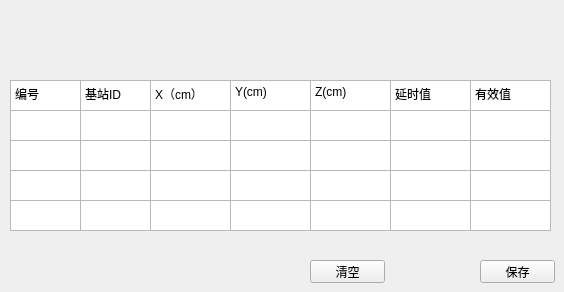
      <widget class="QWidget" name="tab_3">
       <attribute name="title">
        <string>基站坐标</string>
       </attribute>
       <widget class="QWidget" name="verticalLayoutWidget">
        <property name="geometry">
         <rect>
          <x>10</x>
          <y>80</y>
          <width>541</width>
          <height>151</height>
         </rect>
        </property>
        <layout class="QVBoxLayout" name="verticalLayout_4"/>
       </widget>
       <widget class="QTextEdit" name="textEdit_3">
        <property name="geometry">
         <rect>
          <x>10</x>
          <y>80</y>
          <width>71</width>
          <height>31</height>
         </rect>
        </property>
        <property name="html">
         <string>&lt;!DOCTYPE HTML PUBLIC &quot;-//W3C//DTD HTML 4.0//EN&quot; &quot;http://www.w3.org/TR/REC-html40/strict.dtd&quot;&gt;
&lt;html&gt;&lt;head&gt;&lt;meta name=&quot;qrichtext&quot; content=&quot;1&quot; /&gt;&lt;style type=&quot;text/css&quot;&gt;
p, li { white-space: pre-wrap; }
&lt;/style&gt;&lt;/head&gt;&lt;body style=&quot; font-family:'SimSun'; font-size:9pt; font-weight:400; font-style:normal;&quot;&gt;
&lt;p style=&quot; margin-top:0px; margin-bottom:0px; margin-left:0px; margin-right:0px; -qt-block-indent:0; text-indent:0px;&quot;&gt;编号&lt;/p&gt;&lt;/body&gt;&lt;/html&gt;</string>
        </property>
       </widget>
       <widget class="QTextEdit" name="textEdit_4">
        <property name="geometry">
         <rect>
          <x>80</x>
          <y>80</y>
          <width>71</width>
          <height>31</height>
         </rect>
        </property>
        <property name="html">
         <string>&lt;!DOCTYPE HTML PUBLIC &quot;-//W3C//DTD HTML 4.0//EN&quot; &quot;http://www.w3.org/TR/REC-html40/strict.dtd&quot;&gt;
&lt;html&gt;&lt;head&gt;&lt;meta name=&quot;qrichtext&quot; content=&quot;1&quot; /&gt;&lt;style type=&quot;text/css&quot;&gt;
p, li { white-space: pre-wrap; }
&lt;/style&gt;&lt;/head&gt;&lt;body style=&quot; font-family:'SimSun'; font-size:9pt; font-weight:400; font-style:normal;&quot;&gt;
&lt;p style=&quot; margin-top:0px; margin-bottom:0px; margin-left:0px; margin-right:0px; -qt-block-indent:0; text-indent:0px;&quot;&gt;基站ID&lt;/p&gt;&lt;/body&gt;&lt;/html&gt;</string>
        </property>
       </widget>
       <widget class="QTextEdit" name="textEdit_5">
        <property name="geometry">
         <rect>
          <x>150</x>
          <y>80</y>
          <width>81</width>
          <height>31</height>
         </rect>
        </property>
        <property name="html">
         <string>&lt;!DOCTYPE HTML PUBLIC &quot;-//W3C//DTD HTML 4.0//EN&quot; &quot;http://www.w3.org/TR/REC-html40/strict.dtd&quot;&gt;
&lt;html&gt;&lt;head&gt;&lt;meta name=&quot;qrichtext&quot; content=&quot;1&quot; /&gt;&lt;style type=&quot;text/css&quot;&gt;
p, li { white-space: pre-wrap; }
&lt;/style&gt;&lt;/head&gt;&lt;body style=&quot; font-family:'SimSun'; font-size:9pt; font-weight:400; font-style:normal;&quot;&gt;
&lt;p style=&quot; margin-top:0px; margin-bottom:0px; margin-left:0px; margin-right:0px; -qt-block-indent:0; text-indent:0px;&quot;&gt;X（cm）&lt;/p&gt;&lt;/body&gt;&lt;/html&gt;</string>
        </property>
       </widget>
       <widget class="QTextEdit" name="textEdit_6">
        <property name="geometry">
         <rect>
          <x>230</x>
          <y>80</y>
          <width>81</width>
          <height>31</height>
         </rect>
        </property>
        <property name="html">
         <string>&lt;!DOCTYPE HTML PUBLIC &quot;-//W3C//DTD HTML 4.0//EN&quot; &quot;http://www.w3.org/TR/REC-html40/strict.dtd&quot;&gt;
&lt;html&gt;&lt;head&gt;&lt;meta name=&quot;qrichtext&quot; content=&quot;1&quot; /&gt;&lt;style type=&quot;text/css&quot;&gt;
p, li { white-space: pre-wrap; }
&lt;/style&gt;&lt;/head&gt;&lt;body style=&quot; font-family:'SimSun'; font-size:9pt; font-weight:400; font-style:normal;&quot;&gt;
&lt;p style=&quot; margin-top:0px; margin-bottom:0px; margin-left:0px; margin-right:0px; -qt-block-indent:0; text-indent:0px;&quot;&gt;Y(cm)&lt;/p&gt;&lt;/body&gt;&lt;/html&gt;</string>
        </property>
       </widget>
       <widget class="QTextEdit" name="textEdit_7">
        <property name="geometry">
         <rect>
          <x>310</x>
          <y>80</y>
          <width>81</width>
          <height>31</height>
         </rect>
        </property>
        <property name="html">
         <string>&lt;!DOCTYPE HTML PUBLIC &quot;-//W3C//DTD HTML 4.0//EN&quot; &quot;http://www.w3.org/TR/REC-html40/strict.dtd&quot;&gt;
&lt;html&gt;&lt;head&gt;&lt;meta name=&quot;qrichtext&quot; content=&quot;1&quot; /&gt;&lt;style type=&quot;text/css&quot;&gt;
p, li { white-space: pre-wrap; }
&lt;/style&gt;&lt;/head&gt;&lt;body style=&quot; font-family:'SimSun'; font-size:9pt; font-weight:400; font-style:normal;&quot;&gt;
&lt;p style=&quot; margin-top:0px; margin-bottom:0px; margin-left:0px; margin-right:0px; -qt-block-indent:0; text-indent:0px;&quot;&gt;Z(cm)&lt;/p&gt;&lt;/body&gt;&lt;/html&gt;</string>
        </property>
       </widget>
       <widget class="QTextEdit" name="textEdit_8">
        <property name="geometry">
         <rect>
          <x>390</x>
          <y>80</y>
          <width>81</width>
          <height>31</height>
         </rect>
        </property>
        <property name="html">
         <string>&lt;!DOCTYPE HTML PUBLIC &quot;-//W3C//DTD HTML 4.0//EN&quot; &quot;http://www.w3.org/TR/REC-html40/strict.dtd&quot;&gt;
&lt;html&gt;&lt;head&gt;&lt;meta name=&quot;qrichtext&quot; content=&quot;1&quot; /&gt;&lt;style type=&quot;text/css&quot;&gt;
p, li { white-space: pre-wrap; }
&lt;/style&gt;&lt;/head&gt;&lt;body style=&quot; font-family:'SimSun'; font-size:9pt; font-weight:400; font-style:normal;&quot;&gt;
&lt;p style=&quot; margin-top:0px; margin-bottom:0px; margin-left:0px; margin-right:0px; -qt-block-indent:0; text-indent:0px;&quot;&gt;延时值&lt;/p&gt;&lt;/body&gt;&lt;/html&gt;</string>
        </property>
       </widget>
       <widget class="QTextEdit" name="textEdit_9">
        <property name="geometry">
         <rect>
          <x>470</x>
          <y>80</y>
          <width>81</width>
          <height>31</height>
         </rect>
        </property>
        <property name="html">
         <string>&lt;!DOCTYPE HTML PUBLIC &quot;-//W3C//DTD HTML 4.0//EN&quot; &quot;http://www.w3.org/TR/REC-html40/strict.dtd&quot;&gt;
&lt;html&gt;&lt;head&gt;&lt;meta name=&quot;qrichtext&quot; content=&quot;1&quot; /&gt;&lt;style type=&quot;text/css&quot;&gt;
p, li { white-space: pre-wrap; }
&lt;/style&gt;&lt;/head&gt;&lt;body style=&quot; font-family:'SimSun'; font-size:9pt; font-weight:400; font-style:normal;&quot;&gt;
&lt;p style=&quot; margin-top:0px; margin-bottom:0px; margin-left:0px; margin-right:0px; -qt-block-indent:0; text-indent:0px;&quot;&gt;有效值&lt;/p&gt;&lt;/body&gt;&lt;/html&gt;</string>
        </property>
       </widget>
       <widget class="QTextEdit" name="textEdit_10">
        <property name="geometry">
         <rect>
          <x>150</x>
          <y>110</y>
          <width>81</width>
          <height>31</height>
         </rect>
        </property>
        <property name="html">
         <string>&lt;!DOCTYPE HTML PUBLIC &quot;-//W3C//DTD HTML 4.0//EN&quot; &quot;http://www.w3.org/TR/REC-html40/strict.dtd&quot;&gt;
&lt;html&gt;&lt;head&gt;&lt;meta name=&quot;qrichtext&quot; content=&quot;1&quot; /&gt;&lt;style type=&quot;text/css&quot;&gt;
p, li { white-space: pre-wrap; }
&lt;/style&gt;&lt;/head&gt;&lt;body style=&quot; font-family:'SimSun'; font-size:9pt; font-weight:400; font-style:normal;&quot;&gt;
&lt;p style=&quot;-qt-paragraph-type:empty; margin-top:0px; margin-bottom:0px; margin-left:0px; margin-right:0px; -qt-block-indent:0; text-indent:0px;&quot;&gt;&lt;br /&gt;&lt;/p&gt;&lt;/body&gt;&lt;/html&gt;</string>
        </property>
       </widget>
       <widget class="QTextEdit" name="textEdit_11">
        <property name="geometry">
         <rect>
          <x>230</x>
          <y>110</y>
          <width>81</width>
          <height>31</height>
         </rect>
        </property>
        <property name="html">
         <string>&lt;!DOCTYPE HTML PUBLIC &quot;-//W3C//DTD HTML 4.0//EN&quot; &quot;http://www.w3.org/TR/REC-html40/strict.dtd&quot;&gt;
&lt;html&gt;&lt;head&gt;&lt;meta name=&quot;qrichtext&quot; content=&quot;1&quot; /&gt;&lt;style type=&quot;text/css&quot;&gt;
p, li { white-space: pre-wrap; }
&lt;/style&gt;&lt;/head&gt;&lt;body style=&quot; font-family:'SimSun'; font-size:9pt; font-weight:400; font-style:normal;&quot;&gt;
&lt;p style=&quot;-qt-paragraph-type:empty; margin-top:0px; margin-bottom:0px; margin-left:0px; margin-right:0px; -qt-block-indent:0; text-indent:0px;&quot;&gt;&lt;br /&gt;&lt;/p&gt;&lt;/body&gt;&lt;/html&gt;</string>
        </property>
       </widget>
       <widget class="QTextEdit" name="textEdit_12">
        <property name="geometry">
         <rect>
          <x>310</x>
          <y>110</y>
          <width>81</width>
          <height>31</height>
         </rect>
        </property>
        <property name="html">
         <string>&lt;!DOCTYPE HTML PUBLIC &quot;-//W3C//DTD HTML 4.0//EN&quot; &quot;http://www.w3.org/TR/REC-html40/strict.dtd&quot;&gt;
&lt;html&gt;&lt;head&gt;&lt;meta name=&quot;qrichtext&quot; content=&quot;1&quot; /&gt;&lt;style type=&quot;text/css&quot;&gt;
p, li { white-space: pre-wrap; }
&lt;/style&gt;&lt;/head&gt;&lt;body style=&quot; font-family:'SimSun'; font-size:9pt; font-weight:400; font-style:normal;&quot;&gt;
&lt;p style=&quot;-qt-paragraph-type:empty; margin-top:0px; margin-bottom:0px; margin-left:0px; margin-right:0px; -qt-block-indent:0; text-indent:0px;&quot;&gt;&lt;br /&gt;&lt;/p&gt;&lt;/body&gt;&lt;/html&gt;</string>
        </property>
       </widget>
       <widget class="QTextEdit" name="textEdit_13">
        <property name="geometry">
         <rect>
          <x>390</x>
          <y>110</y>
          <width>81</width>
          <height>31</height>
         </rect>
        </property>
        <property name="html">
         <string>&lt;!DOCTYPE HTML PUBLIC &quot;-//W3C//DTD HTML 4.0//EN&quot; &quot;http://www.w3.org/TR/REC-html40/strict.dtd&quot;&gt;
&lt;html&gt;&lt;head&gt;&lt;meta name=&quot;qrichtext&quot; content=&quot;1&quot; /&gt;&lt;style type=&quot;text/css&quot;&gt;
p, li { white-space: pre-wrap; }
&lt;/style&gt;&lt;/head&gt;&lt;body style=&quot; font-family:'SimSun'; font-size:9pt; font-weight:400; font-style:normal;&quot;&gt;
&lt;p style=&quot;-qt-paragraph-type:empty; margin-top:0px; margin-bottom:0px; margin-left:0px; margin-right:0px; -qt-block-indent:0; text-indent:0px;&quot;&gt;&lt;br /&gt;&lt;/p&gt;&lt;/body&gt;&lt;/html&gt;</string>
        </property>
       </widget>
       <widget class="QTextEdit" name="textEdit_14">
        <property name="geometry">
         <rect>
          <x>470</x>
          <y>110</y>
          <width>81</width>
          <height>31</height>
         </rect>
        </property>
        <property name="html">
         <string>&lt;!DOCTYPE HTML PUBLIC &quot;-//W3C//DTD HTML 4.0//EN&quot; &quot;http://www.w3.org/TR/REC-html40/strict.dtd&quot;&gt;
&lt;html&gt;&lt;head&gt;&lt;meta name=&quot;qrichtext&quot; content=&quot;1&quot; /&gt;&lt;style type=&quot;text/css&quot;&gt;
p, li { white-space: pre-wrap; }
&lt;/style&gt;&lt;/head&gt;&lt;body style=&quot; font-family:'SimSun'; font-size:9pt; font-weight:400; font-style:normal;&quot;&gt;
&lt;p style=&quot;-qt-paragraph-type:empty; margin-top:0px; margin-bottom:0px; margin-left:0px; margin-right:0px; -qt-block-indent:0; text-indent:0px;&quot;&gt;&lt;br /&gt;&lt;/p&gt;&lt;/body&gt;&lt;/html&gt;</string>
        </property>
       </widget>
       <widget class="QTextEdit" name="textEdit_15">
        <property name="geometry">
         <rect>
          <x>150</x>
          <y>140</y>
          <width>81</width>
          <height>31</height>
         </rect>
        </property>
        <property name="html">
         <string>&lt;!DOCTYPE HTML PUBLIC &quot;-//W3C//DTD HTML 4.0//EN&quot; &quot;http://www.w3.org/TR/REC-html40/strict.dtd&quot;&gt;
&lt;html&gt;&lt;head&gt;&lt;meta name=&quot;qrichtext&quot; content=&quot;1&quot; /&gt;&lt;style type=&quot;text/css&quot;&gt;
p, li { white-space: pre-wrap; }
&lt;/style&gt;&lt;/head&gt;&lt;body style=&quot; font-family:'SimSun'; font-size:9pt; font-weight:400; font-style:normal;&quot;&gt;
&lt;p style=&quot;-qt-paragraph-type:empty; margin-top:0px; margin-bottom:0px; margin-left:0px; margin-right:0px; -qt-block-indent:0; text-indent:0px;&quot;&gt;&lt;br /&gt;&lt;/p&gt;&lt;/body&gt;&lt;/html&gt;</string>
        </property>
       </widget>
       <widget class="QTextEdit" name="textEdit_16">
        <property name="geometry">
         <rect>
          <x>230</x>
          <y>140</y>
          <width>81</width>
          <height>31</height>
         </rect>
        </property>
        <property name="html">
         <string>&lt;!DOCTYPE HTML PUBLIC &quot;-//W3C//DTD HTML 4.0//EN&quot; &quot;http://www.w3.org/TR/REC-html40/strict.dtd&quot;&gt;
&lt;html&gt;&lt;head&gt;&lt;meta name=&quot;qrichtext&quot; content=&quot;1&quot; /&gt;&lt;style type=&quot;text/css&quot;&gt;
p, li { white-space: pre-wrap; }
&lt;/style&gt;&lt;/head&gt;&lt;body style=&quot; font-family:'SimSun'; font-size:9pt; font-weight:400; font-style:normal;&quot;&gt;
&lt;p style=&quot;-qt-paragraph-type:empty; margin-top:0px; margin-bottom:0px; margin-left:0px; margin-right:0px; -qt-block-indent:0; text-indent:0px;&quot;&gt;&lt;br /&gt;&lt;/p&gt;&lt;/body&gt;&lt;/html&gt;</string>
        </property>
       </widget>
       <widget class="QTextEdit" name="textEdit_17">
        <property name="geometry">
         <rect>
          <x>310</x>
          <y>140</y>
          <width>81</width>
          <height>31</height>
         </rect>
        </property>
        <property name="html">
         <string>&lt;!DOCTYPE HTML PUBLIC &quot;-//W3C//DTD HTML 4.0//EN&quot; &quot;http://www.w3.org/TR/REC-html40/strict.dtd&quot;&gt;
&lt;html&gt;&lt;head&gt;&lt;meta name=&quot;qrichtext&quot; content=&quot;1&quot; /&gt;&lt;style type=&quot;text/css&quot;&gt;
p, li { white-space: pre-wrap; }
&lt;/style&gt;&lt;/head&gt;&lt;body style=&quot; font-family:'SimSun'; font-size:9pt; font-weight:400; font-style:normal;&quot;&gt;
&lt;p style=&quot;-qt-paragraph-type:empty; margin-top:0px; margin-bottom:0px; margin-left:0px; margin-right:0px; -qt-block-indent:0; text-indent:0px;&quot;&gt;&lt;br /&gt;&lt;/p&gt;&lt;/body&gt;&lt;/html&gt;</string>
        </property>
       </widget>
       <widget class="QTextEdit" name="textEdit_18">
        <property name="geometry">
         <rect>
          <x>390</x>
          <y>140</y>
          <width>81</width>
          <height>31</height>
         </rect>
        </property>
        <property name="html">
         <string>&lt;!DOCTYPE HTML PUBLIC &quot;-//W3C//DTD HTML 4.0//EN&quot; &quot;http://www.w3.org/TR/REC-html40/strict.dtd&quot;&gt;
&lt;html&gt;&lt;head&gt;&lt;meta name=&quot;qrichtext&quot; content=&quot;1&quot; /&gt;&lt;style type=&quot;text/css&quot;&gt;
p, li { white-space: pre-wrap; }
&lt;/style&gt;&lt;/head&gt;&lt;body style=&quot; font-family:'SimSun'; font-size:9pt; font-weight:400; font-style:normal;&quot;&gt;
&lt;p style=&quot;-qt-paragraph-type:empty; margin-top:0px; margin-bottom:0px; margin-left:0px; margin-right:0px; -qt-block-indent:0; text-indent:0px;&quot;&gt;&lt;br /&gt;&lt;/p&gt;&lt;/body&gt;&lt;/html&gt;</string>
        </property>
       </widget>
       <widget class="QTextEdit" name="textEdit_19">
        <property name="geometry">
         <rect>
          <x>470</x>
          <y>140</y>
          <width>81</width>
          <height>31</height>
         </rect>
        </property>
        <property name="html">
         <string>&lt;!DOCTYPE HTML PUBLIC &quot;-//W3C//DTD HTML 4.0//EN&quot; &quot;http://www.w3.org/TR/REC-html40/strict.dtd&quot;&gt;
&lt;html&gt;&lt;head&gt;&lt;meta name=&quot;qrichtext&quot; content=&quot;1&quot; /&gt;&lt;style type=&quot;text/css&quot;&gt;
p, li { white-space: pre-wrap; }
&lt;/style&gt;&lt;/head&gt;&lt;body style=&quot; font-family:'SimSun'; font-size:9pt; font-weight:400; font-style:normal;&quot;&gt;
&lt;p style=&quot;-qt-paragraph-type:empty; margin-top:0px; margin-bottom:0px; margin-left:0px; margin-right:0px; -qt-block-indent:0; text-indent:0px;&quot;&gt;&lt;br /&gt;&lt;/p&gt;&lt;/body&gt;&lt;/html&gt;</string>
        </property>
       </widget>
       <widget class="QTextEdit" name="textEdit_20">
        <property name="geometry">
         <rect>
          <x>150</x>
          <y>170</y>
          <width>81</width>
          <height>31</height>
         </rect>
        </property>
        <property name="html">
         <string>&lt;!DOCTYPE HTML PUBLIC &quot;-//W3C//DTD HTML 4.0//EN&quot; &quot;http://www.w3.org/TR/REC-html40/strict.dtd&quot;&gt;
&lt;html&gt;&lt;head&gt;&lt;meta name=&quot;qrichtext&quot; content=&quot;1&quot; /&gt;&lt;style type=&quot;text/css&quot;&gt;
p, li { white-space: pre-wrap; }
&lt;/style&gt;&lt;/head&gt;&lt;body style=&quot; font-family:'SimSun'; font-size:9pt; font-weight:400; font-style:normal;&quot;&gt;
&lt;p style=&quot;-qt-paragraph-type:empty; margin-top:0px; margin-bottom:0px; margin-left:0px; margin-right:0px; -qt-block-indent:0; text-indent:0px;&quot;&gt;&lt;br /&gt;&lt;/p&gt;&lt;/body&gt;&lt;/html&gt;</string>
        </property>
       </widget>
       <widget class="QTextEdit" name="textEdit_21">
        <property name="geometry">
         <rect>
          <x>230</x>
          <y>170</y>
          <width>81</width>
          <height>31</height>
         </rect>
        </property>
        <property name="html">
         <string>&lt;!DOCTYPE HTML PUBLIC &quot;-//W3C//DTD HTML 4.0//EN&quot; &quot;http://www.w3.org/TR/REC-html40/strict.dtd&quot;&gt;
&lt;html&gt;&lt;head&gt;&lt;meta name=&quot;qrichtext&quot; content=&quot;1&quot; /&gt;&lt;style type=&quot;text/css&quot;&gt;
p, li { white-space: pre-wrap; }
&lt;/style&gt;&lt;/head&gt;&lt;body style=&quot; font-family:'SimSun'; font-size:9pt; font-weight:400; font-style:normal;&quot;&gt;
&lt;p style=&quot;-qt-paragraph-type:empty; margin-top:0px; margin-bottom:0px; margin-left:0px; margin-right:0px; -qt-block-indent:0; text-indent:0px;&quot;&gt;&lt;br /&gt;&lt;/p&gt;&lt;/body&gt;&lt;/html&gt;</string>
        </property>
       </widget>
       <widget class="QTextEdit" name="textEdit_22">
        <property name="geometry">
         <rect>
          <x>310</x>
          <y>170</y>
          <width>81</width>
          <height>31</height>
         </rect>
        </property>
        <property name="html">
         <string>&lt;!DOCTYPE HTML PUBLIC &quot;-//W3C//DTD HTML 4.0//EN&quot; &quot;http://www.w3.org/TR/REC-html40/strict.dtd&quot;&gt;
&lt;html&gt;&lt;head&gt;&lt;meta name=&quot;qrichtext&quot; content=&quot;1&quot; /&gt;&lt;style type=&quot;text/css&quot;&gt;
p, li { white-space: pre-wrap; }
&lt;/style&gt;&lt;/head&gt;&lt;body style=&quot; font-family:'SimSun'; font-size:9pt; font-weight:400; font-style:normal;&quot;&gt;
&lt;p style=&quot;-qt-paragraph-type:empty; margin-top:0px; margin-bottom:0px; margin-left:0px; margin-right:0px; -qt-block-indent:0; text-indent:0px;&quot;&gt;&lt;br /&gt;&lt;/p&gt;&lt;/body&gt;&lt;/html&gt;</string>
        </property>
       </widget>
       <widget class="QTextEdit" name="textEdit_23">
        <property name="geometry">
         <rect>
          <x>390</x>
          <y>170</y>
          <width>81</width>
          <height>31</height>
         </rect>
        </property>
        <property name="html">
         <string>&lt;!DOCTYPE HTML PUBLIC &quot;-//W3C//DTD HTML 4.0//EN&quot; &quot;http://www.w3.org/TR/REC-html40/strict.dtd&quot;&gt;
&lt;html&gt;&lt;head&gt;&lt;meta name=&quot;qrichtext&quot; content=&quot;1&quot; /&gt;&lt;style type=&quot;text/css&quot;&gt;
p, li { white-space: pre-wrap; }
&lt;/style&gt;&lt;/head&gt;&lt;body style=&quot; font-family:'SimSun'; font-size:9pt; font-weight:400; font-style:normal;&quot;&gt;
&lt;p style=&quot;-qt-paragraph-type:empty; margin-top:0px; margin-bottom:0px; margin-left:0px; margin-right:0px; -qt-block-indent:0; text-indent:0px;&quot;&gt;&lt;br /&gt;&lt;/p&gt;&lt;/body&gt;&lt;/html&gt;</string>
        </property>
       </widget>
       <widget class="QTextEdit" name="textEdit_24">
        <property name="geometry">
         <rect>
          <x>470</x>
          <y>170</y>
          <width>81</width>
          <height>31</height>
         </rect>
        </property>
        <property name="html">
         <string>&lt;!DOCTYPE HTML PUBLIC &quot;-//W3C//DTD HTML 4.0//EN&quot; &quot;http://www.w3.org/TR/REC-html40/strict.dtd&quot;&gt;
&lt;html&gt;&lt;head&gt;&lt;meta name=&quot;qrichtext&quot; content=&quot;1&quot; /&gt;&lt;style type=&quot;text/css&quot;&gt;
p, li { white-space: pre-wrap; }
&lt;/style&gt;&lt;/head&gt;&lt;body style=&quot; font-family:'SimSun'; font-size:9pt; font-weight:400; font-style:normal;&quot;&gt;
&lt;p style=&quot;-qt-paragraph-type:empty; margin-top:0px; margin-bottom:0px; margin-left:0px; margin-right:0px; -qt-block-indent:0; text-indent:0px;&quot;&gt;&lt;br /&gt;&lt;/p&gt;&lt;/body&gt;&lt;/html&gt;</string>
        </property>
       </widget>
       <widget class="QTextEdit" name="textEdit_25">
        <property name="geometry">
         <rect>
          <x>150</x>
          <y>200</y>
          <width>81</width>
          <height>31</height>
         </rect>
        </property>
        <property name="html">
         <string>&lt;!DOCTYPE HTML PUBLIC &quot;-//W3C//DTD HTML 4.0//EN&quot; &quot;http://www.w3.org/TR/REC-html40/strict.dtd&quot;&gt;
&lt;html&gt;&lt;head&gt;&lt;meta name=&quot;qrichtext&quot; content=&quot;1&quot; /&gt;&lt;style type=&quot;text/css&quot;&gt;
p, li { white-space: pre-wrap; }
&lt;/style&gt;&lt;/head&gt;&lt;body style=&quot; font-family:'SimSun'; font-size:9pt; font-weight:400; font-style:normal;&quot;&gt;
&lt;p style=&quot;-qt-paragraph-type:empty; margin-top:0px; margin-bottom:0px; margin-left:0px; margin-right:0px; -qt-block-indent:0; text-indent:0px;&quot;&gt;&lt;br /&gt;&lt;/p&gt;&lt;/body&gt;&lt;/html&gt;</string>
        </property>
       </widget>
       <widget class="QTextEdit" name="textEdit_26">
        <property name="geometry">
         <rect>
          <x>230</x>
          <y>200</y>
          <width>81</width>
          <height>31</height>
         </rect>
        </property>
        <property name="html">
         <string>&lt;!DOCTYPE HTML PUBLIC &quot;-//W3C//DTD HTML 4.0//EN&quot; &quot;http://www.w3.org/TR/REC-html40/strict.dtd&quot;&gt;
&lt;html&gt;&lt;head&gt;&lt;meta name=&quot;qrichtext&quot; content=&quot;1&quot; /&gt;&lt;style type=&quot;text/css&quot;&gt;
p, li { white-space: pre-wrap; }
&lt;/style&gt;&lt;/head&gt;&lt;body style=&quot; font-family:'SimSun'; font-size:9pt; font-weight:400; font-style:normal;&quot;&gt;
&lt;p style=&quot;-qt-paragraph-type:empty; margin-top:0px; margin-bottom:0px; margin-left:0px; margin-right:0px; -qt-block-indent:0; text-indent:0px;&quot;&gt;&lt;br /&gt;&lt;/p&gt;&lt;/body&gt;&lt;/html&gt;</string>
        </property>
       </widget>
       <widget class="QTextEdit" name="textEdit_27">
        <property name="geometry">
         <rect>
          <x>310</x>
          <y>200</y>
          <width>81</width>
          <height>31</height>
         </rect>
        </property>
        <property name="html">
         <string>&lt;!DOCTYPE HTML PUBLIC &quot;-//W3C//DTD HTML 4.0//EN&quot; &quot;http://www.w3.org/TR/REC-html40/strict.dtd&quot;&gt;
&lt;html&gt;&lt;head&gt;&lt;meta name=&quot;qrichtext&quot; content=&quot;1&quot; /&gt;&lt;style type=&quot;text/css&quot;&gt;
p, li { white-space: pre-wrap; }
&lt;/style&gt;&lt;/head&gt;&lt;body style=&quot; font-family:'SimSun'; font-size:9pt; font-weight:400; font-style:normal;&quot;&gt;
&lt;p style=&quot;-qt-paragraph-type:empty; margin-top:0px; margin-bottom:0px; margin-left:0px; margin-right:0px; -qt-block-indent:0; text-indent:0px;&quot;&gt;&lt;br /&gt;&lt;/p&gt;&lt;/body&gt;&lt;/html&gt;</string>
        </property>
       </widget>
       <widget class="QTextEdit" name="textEdit_28">
        <property name="geometry">
         <rect>
          <x>390</x>
          <y>200</y>
          <width>81</width>
          <height>31</height>
         </rect>
        </property>
        <property name="html">
         <string>&lt;!DOCTYPE HTML PUBLIC &quot;-//W3C//DTD HTML 4.0//EN&quot; &quot;http://www.w3.org/TR/REC-html40/strict.dtd&quot;&gt;
&lt;html&gt;&lt;head&gt;&lt;meta name=&quot;qrichtext&quot; content=&quot;1&quot; /&gt;&lt;style type=&quot;text/css&quot;&gt;
p, li { white-space: pre-wrap; }
&lt;/style&gt;&lt;/head&gt;&lt;body style=&quot; font-family:'SimSun'; font-size:9pt; font-weight:400; font-style:normal;&quot;&gt;
&lt;p style=&quot;-qt-paragraph-type:empty; margin-top:0px; margin-bottom:0px; margin-left:0px; margin-right:0px; -qt-block-indent:0; text-indent:0px;&quot;&gt;&lt;br /&gt;&lt;/p&gt;&lt;/body&gt;&lt;/html&gt;</string>
        </property>
       </widget>
       <widget class="QTextEdit" name="textEdit_29">
        <property name="geometry">
         <rect>
          <x>470</x>
          <y>200</y>
          <width>81</width>
          <height>31</height>
         </rect>
        </property>
        <property name="html">
         <string>&lt;!DOCTYPE HTML PUBLIC &quot;-//W3C//DTD HTML 4.0//EN&quot; &quot;http://www.w3.org/TR/REC-html40/strict.dtd&quot;&gt;
&lt;html&gt;&lt;head&gt;&lt;meta name=&quot;qrichtext&quot; content=&quot;1&quot; /&gt;&lt;style type=&quot;text/css&quot;&gt;
p, li { white-space: pre-wrap; }
&lt;/style&gt;&lt;/head&gt;&lt;body style=&quot; font-family:'SimSun'; font-size:9pt; font-weight:400; font-style:normal;&quot;&gt;
&lt;p style=&quot;-qt-paragraph-type:empty; margin-top:0px; margin-bottom:0px; margin-left:0px; margin-right:0px; -qt-block-indent:0; text-indent:0px;&quot;&gt;&lt;br /&gt;&lt;/p&gt;&lt;/body&gt;&lt;/html&gt;</string>
        </property>
       </widget>
       <widget class="QTextEdit" name="textEdit_30">
        <property name="geometry">
         <rect>
          <x>80</x>
          <y>110</y>
          <width>71</width>
          <height>31</height>
         </rect>
        </property>
        <property name="html">
         <string>&lt;!DOCTYPE HTML PUBLIC &quot;-//W3C//DTD HTML 4.0//EN&quot; &quot;http://www.w3.org/TR/REC-html40/strict.dtd&quot;&gt;
&lt;html&gt;&lt;head&gt;&lt;meta name=&quot;qrichtext&quot; content=&quot;1&quot; /&gt;&lt;style type=&quot;text/css&quot;&gt;
p, li { white-space: pre-wrap; }
&lt;/style&gt;&lt;/head&gt;&lt;body style=&quot; font-family:'SimSun'; font-size:9pt; font-weight:400; font-style:normal;&quot;&gt;
&lt;p style=&quot;-qt-paragraph-type:empty; margin-top:0px; margin-bottom:0px; margin-left:0px; margin-right:0px; -qt-block-indent:0; text-indent:0px;&quot;&gt;&lt;br /&gt;&lt;/p&gt;&lt;/body&gt;&lt;/html&gt;</string>
        </property>
       </widget>
       <widget class="QTextEdit" name="textEdit_31">
        <property name="geometry">
         <rect>
          <x>80</x>
          <y>140</y>
          <width>71</width>
          <height>31</height>
         </rect>
        </property>
        <property name="html">
         <string>&lt;!DOCTYPE HTML PUBLIC &quot;-//W3C//DTD HTML 4.0//EN&quot; &quot;http://www.w3.org/TR/REC-html40/strict.dtd&quot;&gt;
&lt;html&gt;&lt;head&gt;&lt;meta name=&quot;qrichtext&quot; content=&quot;1&quot; /&gt;&lt;style type=&quot;text/css&quot;&gt;
p, li { white-space: pre-wrap; }
&lt;/style&gt;&lt;/head&gt;&lt;body style=&quot; font-family:'SimSun'; font-size:9pt; font-weight:400; font-style:normal;&quot;&gt;
&lt;p style=&quot;-qt-paragraph-type:empty; margin-top:0px; margin-bottom:0px; margin-left:0px; margin-right:0px; -qt-block-indent:0; text-indent:0px;&quot;&gt;&lt;br /&gt;&lt;/p&gt;&lt;/body&gt;&lt;/html&gt;</string>
        </property>
       </widget>
       <widget class="QTextEdit" name="textEdit_32">
        <property name="geometry">
         <rect>
          <x>80</x>
          <y>170</y>
          <width>71</width>
          <height>31</height>
         </rect>
        </property>
        <property name="html">
         <string>&lt;!DOCTYPE HTML PUBLIC &quot;-//W3C//DTD HTML 4.0//EN&quot; &quot;http://www.w3.org/TR/REC-html40/strict.dtd&quot;&gt;
&lt;html&gt;&lt;head&gt;&lt;meta name=&quot;qrichtext&quot; content=&quot;1&quot; /&gt;&lt;style type=&quot;text/css&quot;&gt;
p, li { white-space: pre-wrap; }
&lt;/style&gt;&lt;/head&gt;&lt;body style=&quot; font-family:'SimSun'; font-size:9pt; font-weight:400; font-style:normal;&quot;&gt;
&lt;p style=&quot;-qt-paragraph-type:empty; margin-top:0px; margin-bottom:0px; margin-left:0px; margin-right:0px; -qt-block-indent:0; text-indent:0px;&quot;&gt;&lt;br /&gt;&lt;/p&gt;&lt;/body&gt;&lt;/html&gt;</string>
        </property>
       </widget>
       <widget class="QTextEdit" name="textEdit_33">
        <property name="geometry">
         <rect>
          <x>80</x>
          <y>200</y>
          <width>71</width>
          <height>31</height>
         </rect>
        </property>
        <property name="html">
         <string>&lt;!DOCTYPE HTML PUBLIC &quot;-//W3C//DTD HTML 4.0//EN&quot; &quot;http://www.w3.org/TR/REC-html40/strict.dtd&quot;&gt;
&lt;html&gt;&lt;head&gt;&lt;meta name=&quot;qrichtext&quot; content=&quot;1&quot; /&gt;&lt;style type=&quot;text/css&quot;&gt;
p, li { white-space: pre-wrap; }
&lt;/style&gt;&lt;/head&gt;&lt;body style=&quot; font-family:'SimSun'; font-size:9pt; font-weight:400; font-style:normal;&quot;&gt;
&lt;p style=&quot;-qt-paragraph-type:empty; margin-top:0px; margin-bottom:0px; margin-left:0px; margin-right:0px; -qt-block-indent:0; text-indent:0px;&quot;&gt;&lt;br /&gt;&lt;/p&gt;&lt;/body&gt;&lt;/html&gt;</string>
        </property>
       </widget>
       <widget class="QTextEdit" name="textEdit_34">
        <property name="geometry">
         <rect>
          <x>10</x>
          <y>110</y>
          <width>71</width>
          <height>31</height>
         </rect>
        </property>
        <property name="html">
         <string>&lt;!DOCTYPE HTML PUBLIC &quot;-//W3C//DTD HTML 4.0//EN&quot; &quot;http://www.w3.org/TR/REC-html40/strict.dtd&quot;&gt;
&lt;html&gt;&lt;head&gt;&lt;meta name=&quot;qrichtext&quot; content=&quot;1&quot; /&gt;&lt;style type=&quot;text/css&quot;&gt;
p, li { white-space: pre-wrap; }
&lt;/style&gt;&lt;/head&gt;&lt;body style=&quot; font-family:'SimSun'; font-size:9pt; font-weight:400; font-style:normal;&quot;&gt;
&lt;p style=&quot;-qt-paragraph-type:empty; margin-top:0px; margin-bottom:0px; margin-left:0px; margin-right:0px; -qt-block-indent:0; text-indent:0px;&quot;&gt;&lt;br /&gt;&lt;/p&gt;&lt;/body&gt;&lt;/html&gt;</string>
        </property>
       </widget>
       <widget class="QTextEdit" name="textEdit_35">
        <property name="geometry">
         <rect>
          <x>10</x>
          <y>140</y>
          <width>71</width>
          <height>31</height>
         </rect>
        </property>
        <property name="html">
         <string>&lt;!DOCTYPE HTML PUBLIC &quot;-//W3C//DTD HTML 4.0//EN&quot; &quot;http://www.w3.org/TR/REC-html40/strict.dtd&quot;&gt;
&lt;html&gt;&lt;head&gt;&lt;meta name=&quot;qrichtext&quot; content=&quot;1&quot; /&gt;&lt;style type=&quot;text/css&quot;&gt;
p, li { white-space: pre-wrap; }
&lt;/style&gt;&lt;/head&gt;&lt;body style=&quot; font-family:'SimSun'; font-size:9pt; font-weight:400; font-style:normal;&quot;&gt;
&lt;p style=&quot;-qt-paragraph-type:empty; margin-top:0px; margin-bottom:0px; margin-left:0px; margin-right:0px; -qt-block-indent:0; text-indent:0px;&quot;&gt;&lt;br /&gt;&lt;/p&gt;&lt;/body&gt;&lt;/html&gt;</string>
        </property>
       </widget>
       <widget class="QTextEdit" name="textEdit_36">
        <property name="geometry">
         <rect>
          <x>10</x>
          <y>170</y>
          <width>71</width>
          <height>31</height>
         </rect>
        </property>
        <property name="html">
         <string>&lt;!DOCTYPE HTML PUBLIC &quot;-//W3C//DTD HTML 4.0//EN&quot; &quot;http://www.w3.org/TR/REC-html40/strict.dtd&quot;&gt;
&lt;html&gt;&lt;head&gt;&lt;meta name=&quot;qrichtext&quot; content=&quot;1&quot; /&gt;&lt;style type=&quot;text/css&quot;&gt;
p, li { white-space: pre-wrap; }
&lt;/style&gt;&lt;/head&gt;&lt;body style=&quot; font-family:'SimSun'; font-size:9pt; font-weight:400; font-style:normal;&quot;&gt;
&lt;p style=&quot;-qt-paragraph-type:empty; margin-top:0px; margin-bottom:0px; margin-left:0px; margin-right:0px; -qt-block-indent:0; text-indent:0px;&quot;&gt;&lt;br /&gt;&lt;/p&gt;&lt;/body&gt;&lt;/html&gt;</string>
        </property>
       </widget>
       <widget class="QTextEdit" name="textEdit_37">
        <property name="geometry">
         <rect>
          <x>10</x>
          <y>200</y>
          <width>71</width>
          <height>31</height>
         </rect>
        </property>
        <property name="html">
         <string>&lt;!DOCTYPE HTML PUBLIC &quot;-//W3C//DTD HTML 4.0//EN&quot; &quot;http://www.w3.org/TR/REC-html40/strict.dtd&quot;&gt;
&lt;html&gt;&lt;head&gt;&lt;meta name=&quot;qrichtext&quot; content=&quot;1&quot; /&gt;&lt;style type=&quot;text/css&quot;&gt;
p, li { white-space: pre-wrap; }
&lt;/style&gt;&lt;/head&gt;&lt;body style=&quot; font-family:'SimSun'; font-size:9pt; font-weight:400; font-style:normal;&quot;&gt;
&lt;p style=&quot;-qt-paragraph-type:empty; margin-top:0px; margin-bottom:0px; margin-left:0px; margin-right:0px; -qt-block-indent:0; text-indent:0px;&quot;&gt;&lt;br /&gt;&lt;/p&gt;&lt;/body&gt;&lt;/html&gt;</string>
        </property>
       </widget>
       <widget class="QWidget" name="verticalLayoutWidget_2">
        <property name="geometry">
         <rect>
          <x>10</x>
          <y>75</y>
          <width>541</width>
          <height>31</height>
         </rect>
        </property>
        <layout class="QVBoxLayout" name="verticalLayout_5"/>
       </widget>
       <widget class="QPushButton" name="pushButton">
        <property name="geometry">
         <rect>
          <x>310</x>
          <y>260</y>
          <width>75</width>
          <height>23</height>
         </rect>
        </property>
        <property name="text">
         <string>清空</string>
        </property>
       </widget>
       <widget class="QPushButton" name="pushButton_2">
        <property name="geometry">
         <rect>
          <x>480</x>
          <y>260</y>
          <width>75</width>
          <height>23</height>
         </rect>
        </property>
        <property name="text">
         <string>保存</string>
        </property>
       </widget>
      </widget>
